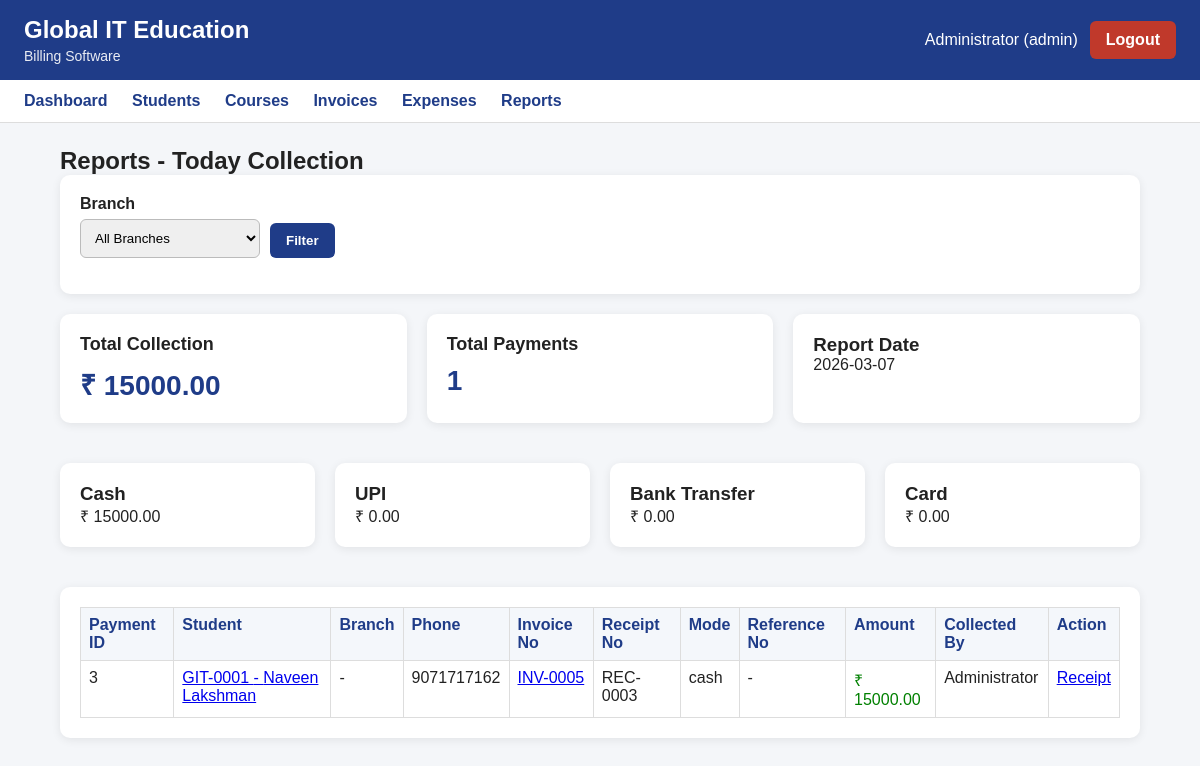
Page /reports/today-collection (signed in) on the earlier database version.
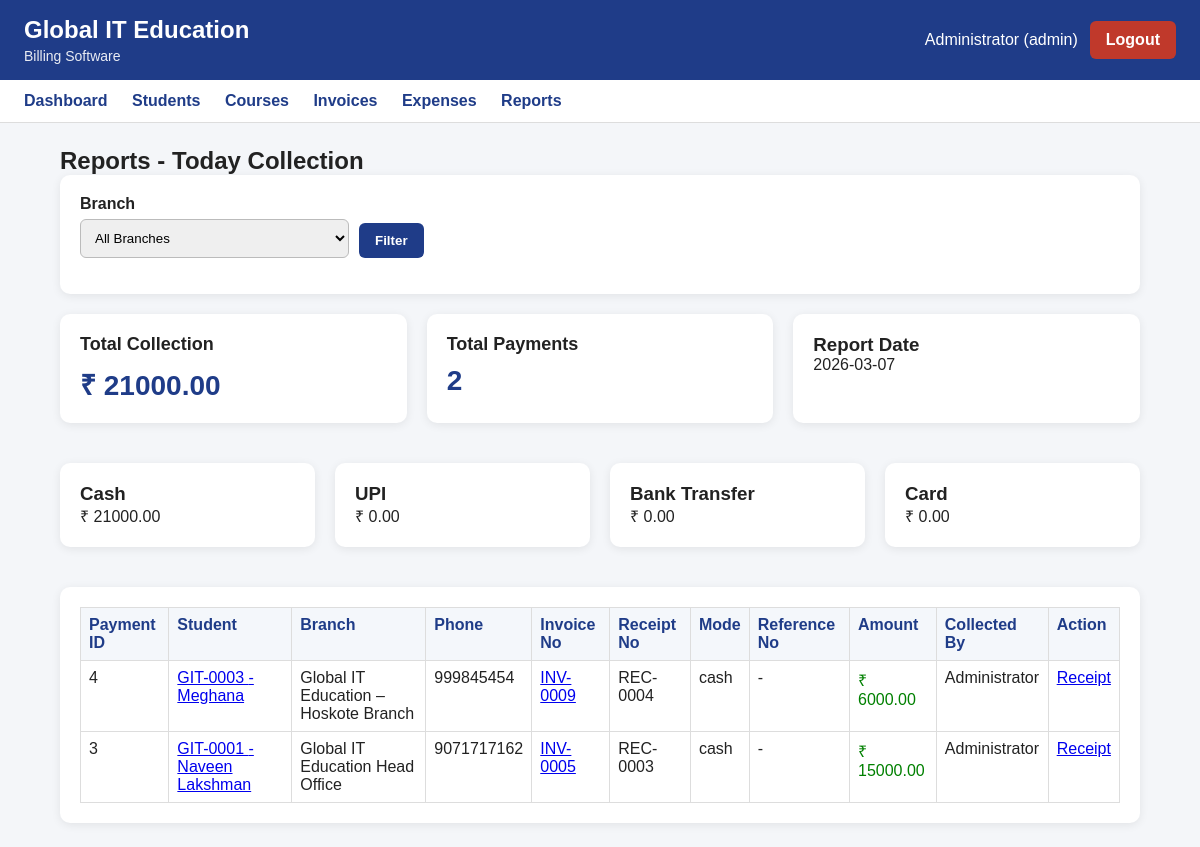
Same page on the later database version.
### tables this page shows
CREATE TABLE users (
            id INTEGER PRIMARY KEY AUTOINCREMENT,
            full_name TEXT NOT NULL,
            username TEXT NOT NULL UNIQUE,
            password_hash TEXT NOT NULL,
            role TEXT NOT NULL CHECK(role IN ('admin', 'staff')),
            phone TEXT,
            is_active INTEGER NOT NULL DEFAULT 1,
            created_at TEXT NOT NULL,
            updated_at TEXT
        , branch_id INTEGER, can_view_all_branches INTEGER NOT NULL DEFAULT 1);

CREATE TABLE receipts (
            id INTEGER PRIMARY KEY AUTOINCREMENT,
            receipt_no TEXT NOT NULL UNIQUE,
            payment_id INTEGER NOT NULL UNIQUE,
            receipt_date TEXT NOT NULL,
            amount_received REAL NOT NULL DEFAULT 0,
            created_by INTEGER NOT NULL,
            created_at TEXT NOT NULL,
            FOREIGN KEY (payment_id) REFERENCES payments(id) ON DELETE CASCADE,
            FOREIGN KEY (created_by) REFERENCES users(id)
        );

CREATE TABLE payments (
            id INTEGER PRIMARY KEY AUTOINCREMENT,
            invoice_id INTEGER NOT NULL,
            payment_date TEXT NOT NULL,
            amount_paid REAL NOT NULL DEFAULT 0,
            payment_mode TEXT NOT NULL
                CHECK(payment_mode IN ('cash', 'upi', 'bank_transfer', 'card')),
            reference_no TEXT,
            notes TEXT,
            collected_by INTEGER NOT NULL,
            created_at TEXT NOT NULL, branch_id INTEGER,
            FOREIGN KEY (invoice_id) REFERENCES invoices(id) ON DELETE CASCADE,
            FOREIGN KEY (collected_by) REFERENCES users(id)
        );

CREATE TABLE students (
            id INTEGER PRIMARY KEY AUTOINCREMENT,
            student_code TEXT NOT NULL UNIQUE,
            full_name TEXT NOT NULL,
            phone TEXT NOT NULL,
            email TEXT,
            address TEXT,
            joined_date TEXT NOT NULL,
            status TEXT NOT NULL DEFAULT 'active'
                CHECK(status IN ('active', 'completed', 'dropped')),
            created_at TEXT NOT NULL,
            updated_at TEXT
        , branch_id INTEGER);

CREATE TABLE invoices (
            id INTEGER PRIMARY KEY AUTOINCREMENT,
            invoice_no TEXT NOT NULL UNIQUE,
            student_id INTEGER NOT NULL,
            invoice_date TEXT NOT NULL,
            subtotal REAL NOT NULL DEFAULT 0,
            discount_type TEXT NOT NULL DEFAULT 'none'
                CHECK(discount_type IN ('none', 'fixed', 'percentage')),
            discount_value REAL NOT NULL DEFAULT 0,
            discount_amount REAL NOT NULL DEFAULT 0,
            total_amount REAL NOT NULL DEFAULT 0,
            installment_type TEXT NOT NULL DEFAULT 'full'
                CHECK(installment_type IN ('full', 'custom')),
            notes TEXT,
            status TEXT NOT NULL DEFAULT 'unpaid'
                CHECK(status IN ('unpaid', 'partially_paid', 'paid', 'cancelled')),
            created_by INTEGER NOT NULL,
            created_at TEXT NOT NULL,
            updated_at TEXT, branch_id INTEGER,
            FOREIGN KEY (student_id) REFERENCES students(id),
            FOREIGN KEY (created_by) REFERENCES users(id)
        );

CREATE TABLE branches (
            id INTEGER PRIMARY KEY AUTOINCREMENT,
            branch_name TEXT NOT NULL UNIQUE,
            branch_code TEXT NOT NULL UNIQUE,
            address TEXT,
            is_active INTEGER NOT NULL DEFAULT 1,
            created_at TEXT NOT NULL
        );

### app.py (the view)
@app.route("/reports/today-collection")
@login_required
def today_collection_report():
    conn = get_conn()
    cur = conn.cursor()
    today = datetime.today().strftime("%Y-%m-%d")
    branch_id = request.args.get("branch_id", "").strip()
    cur.execute("""
        SELECT *
        FROM branches
        WHERE is_active = 1
        ORDER BY branch_name
    """)
    branches = cur.fetchall()
    query = """
        SELECT
            payments.id AS payment_id,
            payments.payment_date,
            payments.amount_paid,
            payments.payment_mode,
            payments.reference_no,
            payments.notes,
            payments.branch_id,

            invoices.id AS invoice_id,
            invoices.invoice_no,

            students.id AS student_id,
            students.student_code,
            students.full_name,
            students.phone,

            receipts.receipt_no,

            users.full_name AS collected_by_name,
            branch_master.branch_name

        FROM payments
        JOIN invoices
            ON payments.invoice_id = invoices.id
        JOIN students
            ON invoices.student_id = students.id
        LEFT JOIN receipts
            ON receipts.payment_id = payments.id
        LEFT JOIN users
            ON payments.collected_by = users.id
        LEFT JOIN branches AS branch_master
            ON payments.branch_id = branch_master.id

        WHERE payments.payment_date = ?
    """
    params = [today]
    if branch_id:
        query += " AND payments.branch_id = ? "
        params.append(branch_id)
    query += " ORDER BY payments.id DESC "
    cur.execute(query, params)
    rows = cur.fetchall()
    total_collection = 0.0
    total_payments = len(rows)
    cash_total = 0.0
    upi_total = 0.0
    bank_total = 0.0
    card_total = 0.0
    for row in rows:
        amount = float(row["amount_paid"] or 0)
        total_collection += amount
        mode = (row["payment_mode"] or "").lower()
        if mode == "cash":
            cash_total += amount
        elif mode == "upi":
            upi_total += amount
        elif mode == "bank_transfer":
            bank_total += amount
        elif mode == "card":
            card_total += amount
    conn.close()
    return render_template(
        "report_today_collection.html",
        rows=rows,
        today=today,
        total_collection=total_collection,
        total_payments=total_payments,
        cash_total=cash_total,
        upi_total=upi_total,
        bank_total=bank_total,
        card_total=card_total,
        branches=branches,
        branch_id=branch_id
    )

### app.py (called while the page is built)
def login_required(route_function):
    from functools import wraps
    @wraps(route_function)
    def wrapper(*args, **kwargs):
        if "user_id" not in session:
            flash("Please login first.", "warning")
            return redirect(url_for("login"))
        return route_function(*args, **kwargs)
    return wrapper

### db.py (called while the page is built)
def get_conn():
    conn = sqlite3.connect(DB_PATH)
    conn.row_factory = sqlite3.Row
    conn.execute("PRAGMA foreign_keys = ON;")
    return conn

### templates/report_today_collection.html (shortened to what this page needs)
{% extends "base.html" %}
{% block content %}
<h2>Reports - Today Collection</h2>
<div class="card">
  <form method="get" class="search-form">
    <div class="form-group">
      <label>Branch</label>
      <select name="branch_id">
        <option value="">All Branches</option>
      </select>
    </div>
    <div class="form-group" style="align-self:end;">
      <button type="submit" class="btn btn-primary">Filter</button>
    </div>
  </form>
</div>
<div class="grid">
  <div class="card stat-card">
    <h3>Total Collection</h3>
    <p>₹ {{ "%.2f"|format(total_collection or 0) }}</p>
  </div>
  <div class="card stat-card">
    <h3>Total Payments</h3>
    <p>{{ total_payments }}</p>
  </div>
  <div class="card">
    <h3>Report Date</h3>
    <p>{{ today }}</p>
  </div>
</div>
<div class="grid">
  <div class="card">
    <h3>Cash</h3>
    <p>₹ {{ "%.2f"|format(cash_total or 0) }}</p>
  </div>
  <div class="card">
    <h3>UPI</h3>
    <p>₹ {{ "%.2f"|format(upi_total or 0) }}</p>
  </div>
  <div class="card">
    <h3>Bank Transfer</h3>
    <p>₹ {{ "%.2f"|format(bank_total or 0) }}</p>
  </div>
  <div class="card">
    <h3>Card</h3>
    <p>₹ {{ "%.2f"|format(card_total or 0) }}</p>
  </div>
</div>
<div class="card">
  <table border="1" width="100%" cellpadding="10" class="billing-table">
    <tr>
      <th>Payment ID</th>
      <th>Student</th>
      <th>Branch</th>
      <th>Phone</th>
      <th>Invoice No</th>
      <th>Receipt No</th>
      <th>Mode</th>
      <th>Reference No</th>
      <th>Amount</th>
      <th>Collected By</th>
      <th>Action</th>
    </tr>
    {% for row in rows %}
    <tr>
      <td>{{ row.payment_id }}</td>
      <td>
        <a href="{{ url_for('student_profile', student_id=row.student_id) }}">
          {{ row.student_code }} - {{ row.full_name }}
        </a>
      </td>
      <td>{{ row.branch_name or "-" }}</td>
      <td>{{ row.phone or "-" }}</td>
      <td>
        <a href="{{ url_for('invoice_view', invoice_id=row.invoice_id) }}">
          {{ row.invoice_no }}
        </a>
      </td>
      <td>{{ row.receipt_no or "-" }}</td>
      <td>{{ row.payment_mode }}</td>
      <td>{{ row.reference_no or "-" }}</td>
      <td style="color:green;">
        ₹ {{ "%.2f"|format(row.amount_paid or 0) }}
      </td>
      <td>{{ row.collected_by_name or "-" }}</td>
      <td>
        <a href="{{ url_for('receipt_view', payment_id=row.payment_id) }}">Receipt</a>
      </td>
    </tr>
    {% else %}
    <tr>
      <td colspan="11" style="text-align:center;">No collections found for today.</td>
    </tr>
    {% endfor %}
  </table>
</div>
{% endblock %}

### templates/base.html (shortened to what this page needs)
<!doctype html>
<html lang="en">
<head>
  <link rel="stylesheet" href="{{ url_for('static', filename='style.css') }}">
  <link rel="stylesheet" href="https://cdn.jsdelivr.net/npm/tom-select/dist/css/tom-select.css">
</head>
<body>
  <header class="topbar">
    <div>
      <h1>Global IT Education</h1>
      <p class="subtitle">Billing Software</p>
    </div>
    {% if session.get("user_id") %}
      <div class="topbar-right">
        <span>{{ session.get("full_name") }} ({{ session.get("role") }})</span>
        <a class="btn btn-danger" href="{{ url_for('logout') }}">Logout</a>
      </div>
    {% endif %}
  </header>
  {% if session.get("user_id") %}
  <nav class="navbar">
    <a href="{{ url_for('dashboard') }}">Dashboard</a>
    <a href="{{ url_for('students') }}">Students</a>
    <a href="{{ url_for('courses') }}">Courses</a>
    <a href="{{ url_for('invoices') }}">Invoices</a>
    <a href="{{ url_for('expenses') }}">Expenses</a>
    <a href="{{ url_for('reports_center') }}">Reports</a>
  </nav>
  {% endif %}
  <main class="container">
    {% block content %}{% endblock %}
  </main>
</body>
</html>

### static/style.css (style rules this page uses)
* { box-sizing: border-box; margin: 0; padding: 0; font-family: Arial, sans-serif; }
body { background: #f4f6f9; color: #222; }
.topbar { background: #1f3c88; color: white; padding: 16px 24px; display: flex; justify-content: space-between; align-items: center; }
.topbar h1 { font-size: 24px; margin-bottom: 4px; }
.subtitle { font-size: 14px; opacity: 0.9; }
.topbar-right { display: flex; align-items: center; gap: 12px; }
.navbar { background: #ffffff; padding: 12px 24px; border-bottom: 1px solid #ddd; }
.navbar a { text-decoration: none; color: #1f3c88; font-weight: bold; margin-right: 20px; }
.container { width: 90%; max-width: 1100px; margin: 24px auto; }
.card { background: white; border-radius: 10px; padding: 20px; margin-bottom: 20px; box-shadow: 0 2px 10px rgba(0,0,0,0.08); }
.form-group { margin-bottom: 16px; }
.form-group label { display: block; margin-bottom: 6px; font-weight: bold; }
.form-group input, .form-group select, .form-group textarea { width: 100%; padding: 10px; border: 1px solid #bbb; border-radius: 6px; }
.btn { display: inline-block; text-decoration: none; border: none; padding: 10px 16px; border-radius: 6px; cursor: pointer; font-weight: bold; }
.btn-primary { background: #1f3c88; color: white; }
.btn-danger { background: #c0392b; color: white; }
.grid { display: grid; grid-template-columns: repeat(auto-fit, minmax(220px, 1fr)); gap: 20px; margin-bottom: 20px; }
.stat-card h3 { font-size: 18px; margin-bottom: 10px; }
.stat-card p { font-size: 28px; font-weight: bold; color: #1f3c88; }
.billing-table { width: 100%; border-collapse: collapse; }
.billing-table th, .billing-table td { border: 1px solid #ddd; padding: 8px; vertical-align: top; }
.billing-table th { background: #f4f7fb; color: #1f3c88; text-align: left; }
.search-form { display: flex; gap: 10px; align-items: center; flex-wrap: wrap; }
.search-form .btn { padding: 10px 16px; }
.search-form .form-group { min-width: 180px; }

Differences in the rows shown:
added receipts: payment_id "4", student_code "GIT-0003", full_name "Meghana", branch_name "Global IT Education – Hoskote Branch", phone "999845454", invoice_no "INV-0009", receipt_no "REC-0004", payment_mode "cash", reference_no "-", full_name "Administrator"
added payments: amount_paid "6000.00"
computed for receipts "REC-0003": branch_name "-" → "Global IT Education Head Office"
Other differences:
{{ "%.2f"|format(total_collection or 0) }}: "15000.00" → "21000.00"
{{ total_payments }}: "1" → "2"
{{ "%.2f"|format(cash_total or 0) }}: "15000.00" → "21000.00"
